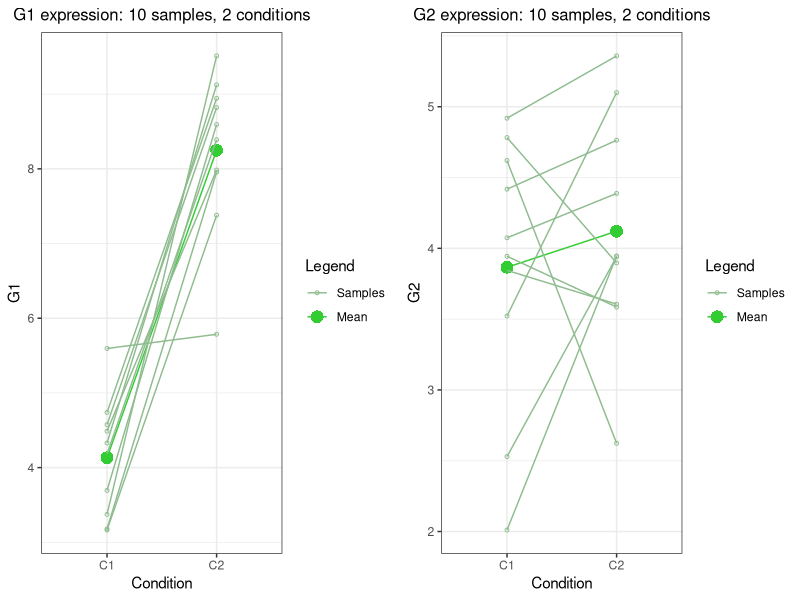

R code for this plot:
#!/usr/bin/env Rscript
# from the lintwo.R but cleaned up without the experimental code (hopefully)
# linetw2, lines between two conditions

# One of the learnigns from this, is that ggplot trying to work from the data as much as possible
# and postprocessing can be thorny, so it's best to dress up your data frame with values and strings
# that would also look good on a graph. Meaning that they will likely be a little vernbose.
library(ggplot2)
library(Cairo)
library(gridExtra)

# fix the pseudrand seq or not?
set.seed(1)

plotdeg0 <- function(i, df)
{
    print(colnames(df[,c(i,3:5)])[1])
    gg <- ggplot(df[,c(i,3:5)], aes_string(x="Condition", y=colnames(df[,c(i,3:5)])[1], group="Pair"), colour="Condition") +
          # the Group=Pair will ensure the lines between each member of a pair are correct.
          geom_point(aes_string(colour="Legend", shape="Legend", size="Legend")) +
          geom_path(aes_string(colour="Legend")) +
          # quite different to have alternate sizes for point and line, so, forget.
          # scale_color_manual(values = c("darkseagreen", "limegreen"), labels=c("Samples", "Mean")) +
          scale_color_manual(values = c("darkseagreen", "limegreen")) +
          # labs(colour = "Legend") +
          # labs or labels within an aes will cause two legends! 
          # scale_fill_manual(values = c("Samples", "Means"), name="") +
          scale_size_manual(values = c(1, 4)) +
          scale_shape_manual(values = c(1, 16)) +
          # 1 is empty circ, 16 is filled circ.
          theme_bw() +
          ggtitle(paste0(colnames(df[,c(i,3:5)])[1], " expression: ", hns, " samples, 2 conditions")) +
          theme(plot.title=element_text(size=12, hjust=0.5))
      return(gg)
}

# We're going to simulate values coming from two conditions
ns <-20 
hns <- ns/2 # half the samples
c1m <- 4 # group 1 mean
c2m <- 8 # group 2 mean
c1sd <- 1 # group 1 sd
c2sd <- 1 # group 1 sd

# d <- data.frame(G1=as.numeric(c(rnorm(hns, mean=c1m, sd=c1sd), rnorm(hns, mean=c2m, sd=c2sd))),
#                 G2=as.numeric(c(rnorm(ns, mean=c1m, sd=c1sd))),
#                 Condition=rep(paste0("C",1:2), each=hns),
#                 Pair=rep(paste0("P",1:hns), 2),
#                 Legend=rep("Samples",ns))
d <- matrix(c(rnorm(hns, mean=c1m, sd=c1sd), rnorm(hns, mean=c2m, sd=c2sd),
               rnorm(ns, mean=c1m, sd=c1sd)), nrow=ns)
d <- rbind(d, c(mean(d[1:hns,1]), mean(d[1:hns,2])))
d <- rbind(d, c(mean(d[(hns+1):ns,1]), mean(d[(hns+1):ns,2])))
colnames(d) <- paste0("G", 1:2)
df <- as.data.frame(d)
# rm(d)
df$Condition=c(rep(paste0("C",1:2), each=hns), paste0("C", 1:2))
df$Pair=c(rep(paste0("P",1:hns), 2), rep("NP", 2))
df$Legend=c(rep("Samples",ns), rep("Mean", 2))
# Those column titles somewhat verbose, but make graph come out nice.

# Introduce Legend values which are the averages for both groups.
# df <- rbind(df, c(mean(df[1:hns,1]), mean(df[1:hns,2]) , "C1", "NP", "Mean"))
# df <- rbind(df, c(mean(df[(hns+1):ns,1]), mean(df[(hns+1):ns,2]) , "C2", "NP", "Mean"))
# d <- rbind(d, c(mean(d$G2[d$Condition=="C1"]), "C1", "NP", "Mean"), c(mean(d$G2[d$Condition=="C2"]), "C2", "NP", "Mean"))
# # that rbind() seems to convert numbers to character, so let's revise the column types:
df$Condition <- factor(df$Condition)
df$Pair <- factor(df$Pair)
df$Legend <- factor(df$Legend, levels=c("Samples", "Mean"))

CairoPNG("ltw2.png", 1000, 600)
lp <- lapply(1:2, FUN=plotdeg0, df=df)
do.call("grid.arrange", c(lp, ncol=2))
dev.off()
